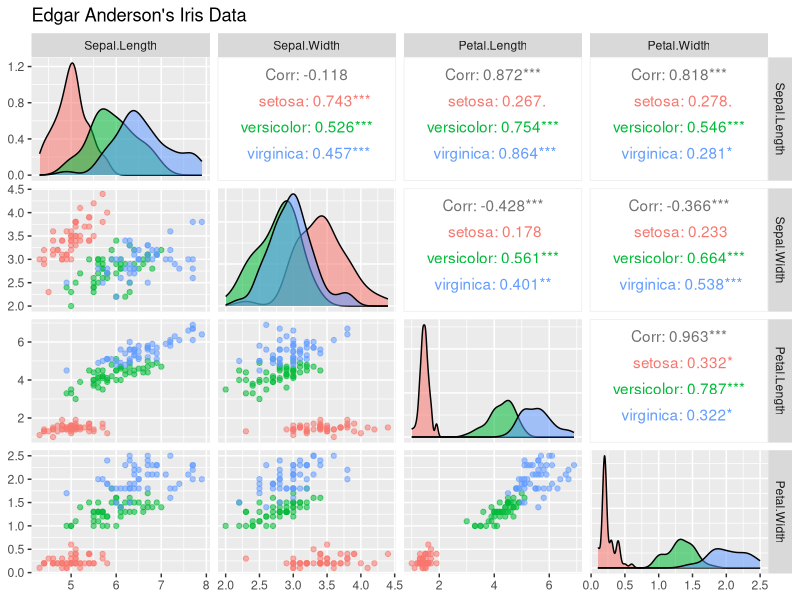
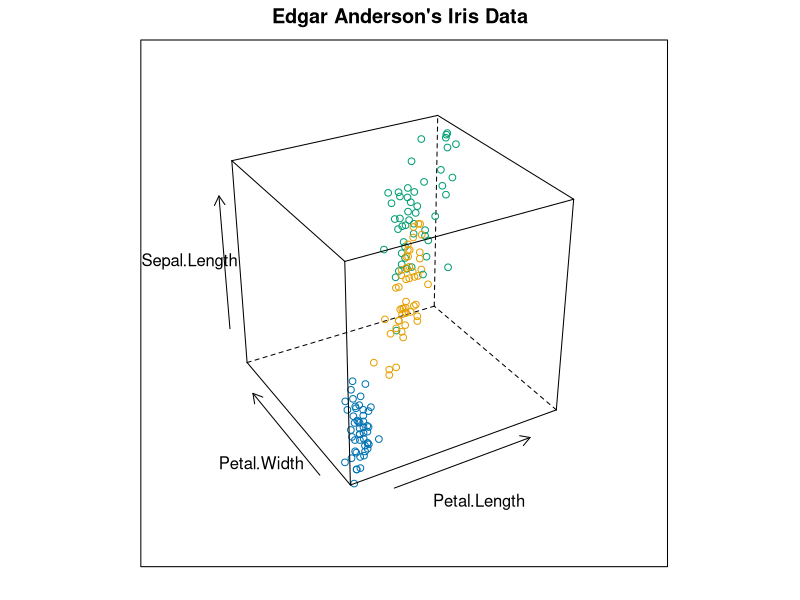
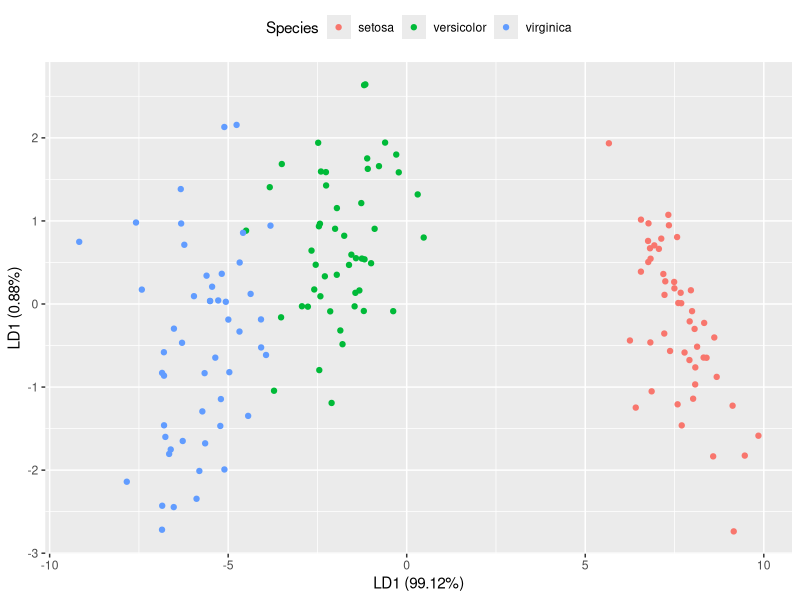
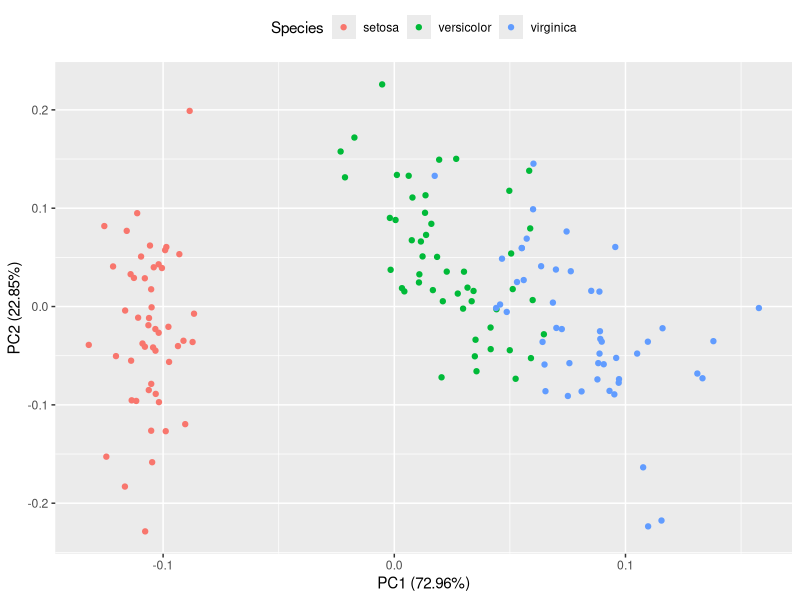
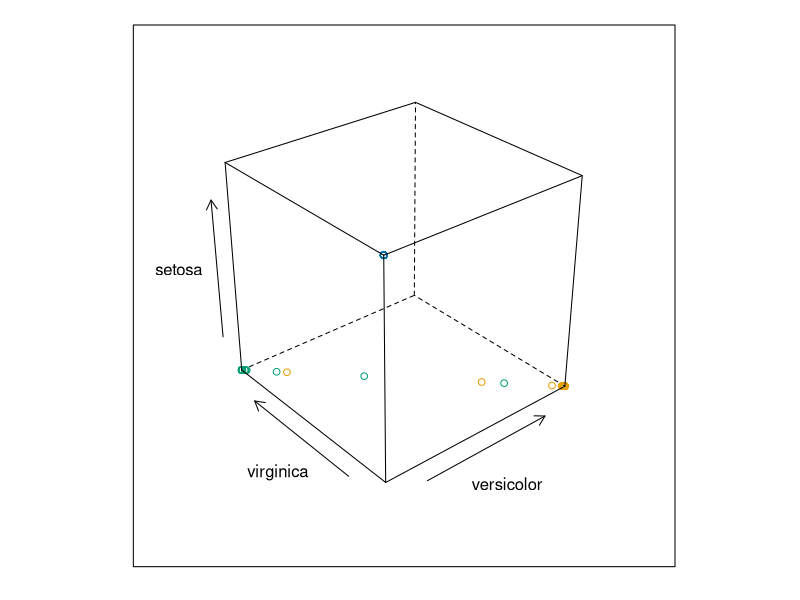
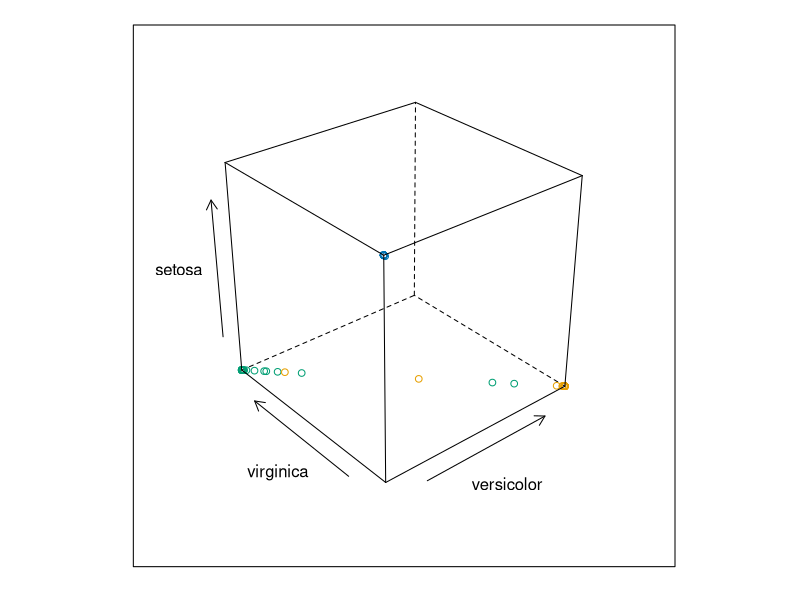

Write the R code that produced these figures, in order.
### 多値判別分析の例
### - Edgar Anderson's Iris Data

## パッケージの読み込み (lda/qda)
require(MASS)  
require(tidyverse) 
require(ggfortify)
require(GGally)

## データの読み込み ("datasets::iris"を用いる)
data(iris) # データセットの読み込み

## データの内容を確認
help(iris)  # 内容の詳細を表示
str(iris)   # データの構造を表示
## print(iris) # 全データの表示
head(iris)  # データの最初を表示
tail(iris)  # データの最後を表示

## データの散布図: 図(a)
ggpairs(iris, columns=1:4, mapping=aes(colour=Species, alpha=.5)) +
    labs(title="Edgar Anderson's Iris Data")

## 3D表示 (Sepal.Widthを除く): 図(b)
require(lattice)
cloud(Sepal.Length ~ Petal.Length * Petal.Width,
      data=iris,　groups=Species, screen=list(z=30, x=-60),
      main="Edgar Anderson's Iris Data")
## cloud(Sepal.Length ~ Petal.Length * Petal.Width | Species,
##       data=iris, screen=list(x=-90, y=70), distance=.4, zoom=.6)

## 特徴量とカテゴリによる線形判別関数の構成
model <- lda(Species ~ ., data=iris)
print(model) # 結果を表示

## 判別得点の散布図: 図(c)
### 参考 https://www.r-bloggers.com/computing-and-visualizing-lda-in-r/
mydata <- data.frame(iris,
                     lda=predict(model, newdata=iris)$x)
prop <- model$svd^2/sum(model$svd^2) # 判別の寄与率の計算
ggplot(mydata) +
    geom_point(aes(lda.LD1,lda.LD2,colour=Species)) +
    labs(x=paste0("LD1 (", round(prop[1]*100,2),"%)"),
         y=paste0("LD1 (", round(prop[2]*100,2),"%)")) +
    theme(legend.position="top")

## 主成分得点の散布図: 図(d)
autoplot(prcomp(~ . -Species, data=iris, scale.=TRUE),
         data=iris, colour="Species") + 
    theme(legend.position="top")

## 訓練データと試験データによる線形判別の評価
## set.seed(1234) # 実験の再現性を求める場合
idx <- sample(1:150,75) # 訓練用データの番号をランダムに選ぶ
with(iris,table(Species[idx])) # 各種が何個ずつ選ばれたか表示

## 線形判別式の作成
model1 <- lda(Species ~ ., data=iris, subset=idx,
               prior=c(1/3,1/3,1/3)) 
## print(model1) # 結果を表示
## ## データの分布をそのまま使う場合はpriorを指定しない
## model1 <- lda(Species ~ ., data=iris, subset=idx) 
## ## モデルの更新を行う場合はupdateを使う (例: Petal.Length を除く)
## model1 <- update(model1, . ~ . - Petal.Length) 

## 線形判別による予測
true <- iris[-idx,5]
predict1 <- predict(model1, newdata=iris[-idx,-5]) 
table(true,predict=predict1$class)  # 真のクラスラベルと予測結果の比較
if(length(true!=predict1$class)>0) {# 誤ったデータがある場合
    which(true!=predict1$class) # 番号を表示
    predict1$posterior[true!=predict1$class,] # 事後確率を表示
}
## 線形判別の事後確率: 図(e)
cloud(setosa ~ versicolor * virginica, 
      data=data.frame(predict1$posterior),
      groups=true)

## 訓練データと試験データによる2次判別の評価
## 2次判別式の作成
model2 <- qda(Species ~ ., data=iris, subset=idx,
               prior=c(1/3,1/3,1/3)) 
## print(model2) # 結果を表示

## 2次判別による予測
predict2 <- predict(model2, newdata=iris[-idx,-5]) 
table(true,predict=predict2$class)  # 真のクラスラベルと予測結果の比較
if(length(true!=predict2$class)>0) {# 誤ったデータがある場合
    which(true!=predict2$class) # 番号を表示
    predict2$posterior[true!=predict2$class,] # 事後確率を表示
}
## 2次判別の事後確率: 図(f)
cloud(setosa ~ versicolor * virginica, # 事後確率を図示
      data=data.frame(predict2$posterior),
      groups=true)
